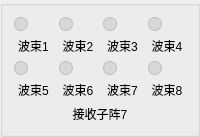
           <widget class="QGroupBox" name="grpArrayRx7">
            <property name="title">
             <string/>
            </property>
            <layout class="QVBoxLayout" name="layoutArrayRx7">
             <item>
              <layout class="QGridLayout" name="layoutArrayBeamsRx7">
               <item row="0" column="0">
                <layout class="QVBoxLayout" name="layoutRx7Beam1">
                 <item>
                  <widget class="QLabel" name="indicatorRx7Beam1">
                   <property name="minimumSize">
                    <size>
                     <width>14</width>
                     <height>14</height>
                    </size>
                   </property>
                   <property name="maximumSize">
                    <size>
                     <width>14</width>
                     <height>14</height>
                    </size>
                   </property>
                   <property name="styleSheet">
                    <string notr="true">background:#d8d8d8;border:1px solid #bdbdbd;border-radius:7px;</string>
                   </property>
                   <property name="text">
                    <string/>
                   </property>
                   <property name="alignment">
                    <set>Qt::AlignCenter</set>
                   </property>
                  </widget>
                 </item>
                 <item>
                  <widget class="QLabel" name="lblRx7Beam1">
                   <property name="text">
                    <string>波束1</string>
                   </property>
                   <property name="alignment">
                    <set>Qt::AlignCenter</set>
                   </property>
                  </widget>
                 </item>
                </layout>
               </item>
               <item row="0" column="1">
                <layout class="QVBoxLayout" name="layoutRx7Beam2">
                 <item>
                  <widget class="QLabel" name="indicatorRx7Beam2">
                   <property name="minimumSize">
                    <size>
                     <width>14</width>
                     <height>14</height>
                    </size>
                   </property>
                   <property name="maximumSize">
                    <size>
                     <width>14</width>
                     <height>14</height>
                    </size>
                   </property>
                   <property name="styleSheet">
                    <string notr="true">background:#d8d8d8;border:1px solid #bdbdbd;border-radius:7px;</string>
                   </property>
                   <property name="text">
                    <string/>
                   </property>
                   <property name="alignment">
                    <set>Qt::AlignCenter</set>
                   </property>
                  </widget>
                 </item>
                 <item>
                  <widget class="QLabel" name="lblRx7Beam2">
                   <property name="text">
                    <string>波束2</string>
                   </property>
                   <property name="alignment">
                    <set>Qt::AlignCenter</set>
                   </property>
                  </widget>
                 </item>
                </layout>
               </item>
               <item row="0" column="2">
                <layout class="QVBoxLayout" name="layoutRx7Beam3">
                 <item>
                  <widget class="QLabel" name="indicatorRx7Beam3">
                   <property name="minimumSize">
                    <size>
                     <width>14</width>
                     <height>14</height>
                    </size>
                   </property>
                   <property name="maximumSize">
                    <size>
                     <width>14</width>
                     <height>14</height>
                    </size>
                   </property>
                   <property name="styleSheet">
                    <string notr="true">background:#d8d8d8;border:1px solid #bdbdbd;border-radius:7px;</string>
                   </property>
                   <property name="text">
                    <string/>
                   </property>
                   <property name="alignment">
                    <set>Qt::AlignCenter</set>
                   </property>
                  </widget>
                 </item>
                 <item>
                  <widget class="QLabel" name="lblRx7Beam3">
                   <property name="text">
                    <string>波束3</string>
                   </property>
                   <property name="alignment">
                    <set>Qt::AlignCenter</set>
                   </property>
                  </widget>
                 </item>
                </layout>
               </item>
               <item row="0" column="3">
                <layout class="QVBoxLayout" name="layoutRx7Beam4">
                 <item>
                  <widget class="QLabel" name="indicatorRx7Beam4">
                   <property name="minimumSize">
                    <size>
                     <width>14</width>
                     <height>14</height>
                    </size>
                   </property>
                   <property name="maximumSize">
                    <size>
                     <width>14</width>
                     <height>14</height>
                    </size>
                   </property>
                   <property name="styleSheet">
                    <string notr="true">background:#d8d8d8;border:1px solid #bdbdbd;border-radius:7px;</string>
                   </property>
                   <property name="text">
                    <string/>
                   </property>
                   <property name="alignment">
                    <set>Qt::AlignCenter</set>
                   </property>
                  </widget>
                 </item>
                 <item>
                  <widget class="QLabel" name="lblRx7Beam4">
                   <property name="text">
                    <string>波束4</string>
                   </property>
                   <property name="alignment">
                    <set>Qt::AlignCenter</set>
                   </property>
                  </widget>
                 </item>
                </layout>
               </item>
               <item row="1" column="0">
                <layout class="QVBoxLayout" name="layoutRx7Beam5">
                 <item>
                  <widget class="QLabel" name="indicatorRx7Beam5">
                   <property name="minimumSize">
                    <size>
                     <width>14</width>
                     <height>14</height>
                    </size>
                   </property>
                   <property name="maximumSize">
                    <size>
                     <width>14</width>
                     <height>14</height>
                    </size>
                   </property>
                   <property name="styleSheet">
                    <string notr="true">background:#d8d8d8;border:1px solid #bdbdbd;border-radius:7px;</string>
                   </property>
                   <property name="text">
                    <string/>
                   </property>
                   <property name="alignment">
                    <set>Qt::AlignCenter</set>
                   </property>
                  </widget>
                 </item>
                 <item>
                  <widget class="QLabel" name="lblRx7Beam5">
                   <property name="text">
                    <string>波束5</string>
                   </property>
                   <property name="alignment">
                    <set>Qt::AlignCenter</set>
                   </property>
                  </widget>
                 </item>
                </layout>
               </item>
               <item row="1" column="1">
                <layout class="QVBoxLayout" name="layoutRx7Beam6">
                 <item>
                  <widget class="QLabel" name="indicatorRx7Beam6">
                   <property name="minimumSize">
                    <size>
                     <width>14</width>
                     <height>14</height>
                    </size>
                   </property>
                   <property name="maximumSize">
                    <size>
                     <width>14</width>
                     <height>14</height>
                    </size>
                   </property>
                   <property name="styleSheet">
                    <string notr="true">background:#d8d8d8;border:1px solid #bdbdbd;border-radius:7px;</string>
                   </property>
                   <property name="text">
                    <string/>
                   </property>
                   <property name="alignment">
                    <set>Qt::AlignCenter</set>
                   </property>
                  </widget>
                 </item>
                 <item>
                  <widget class="QLabel" name="lblRx7Beam6">
                   <property name="text">
                    <string>波束6</string>
                   </property>
                   <property name="alignment">
                    <set>Qt::AlignCenter</set>
                   </property>
                  </widget>
                 </item>
                </layout>
               </item>
               <item row="1" column="2">
                <layout class="QVBoxLayout" name="layoutRx7Beam7">
                 <item>
                  <widget class="QLabel" name="indicatorRx7Beam7">
                   <property name="minimumSize">
                    <size>
                     <width>14</width>
                     <height>14</height>
                    </size>
                   </property>
                   <property name="maximumSize">
                    <size>
                     <width>14</width>
                     <height>14</height>
                    </size>
                   </property>
                   <property name="styleSheet">
                    <string notr="true">background:#d8d8d8;border:1px solid #bdbdbd;border-radius:7px;</string>
                   </property>
                   <property name="text">
                    <string/>
                   </property>
                   <property name="alignment">
                    <set>Qt::AlignCenter</set>
                   </property>
                  </widget>
                 </item>
                 <item>
                  <widget class="QLabel" name="lblRx7Beam7">
                   <property name="text">
                    <string>波束7</string>
                   </property>
                   <property name="alignment">
                    <set>Qt::AlignCenter</set>
                   </property>
                  </widget>
                 </item>
                </layout>
               </item>
               <item row="1" column="3">
                <layout class="QVBoxLayout" name="layoutRx7Beam8">
                 <item>
                  <widget class="QLabel" name="indicatorRx7Beam8">
                   <property name="minimumSize">
                    <size>
                     <width>14</width>
                     <height>14</height>
                    </size>
                   </property>
                   <property name="maximumSize">
                    <size>
                     <width>14</width>
                     <height>14</height>
                    </size>
                   </property>
                   <property name="styleSheet">
                    <string notr="true">background:#d8d8d8;border:1px solid #bdbdbd;border-radius:7px;</string>
                   </property>
                   <property name="text">
                    <string/>
                   </property>
                   <property name="alignment">
                    <set>Qt::AlignCenter</set>
                   </property>
                  </widget>
                 </item>
                 <item>
                  <widget class="QLabel" name="lblRx7Beam8">
                   <property name="text">
                    <string>波束8</string>
                   </property>
                   <property name="alignment">
                    <set>Qt::AlignCenter</set>
                   </property>
                  </widget>
                 </item>
                </layout>
               </item>
              </layout>
             </item>
             <item>
              <widget class="QLabel" name="lblArrayNameRx7">
               <property name="text">
                <string>接收子阵7</string>
               </property>
               <property name="alignment">
                <set>Qt::AlignCenter</set>
               </property>
              </widget>
             </item>
            </layout>
           </widget>
